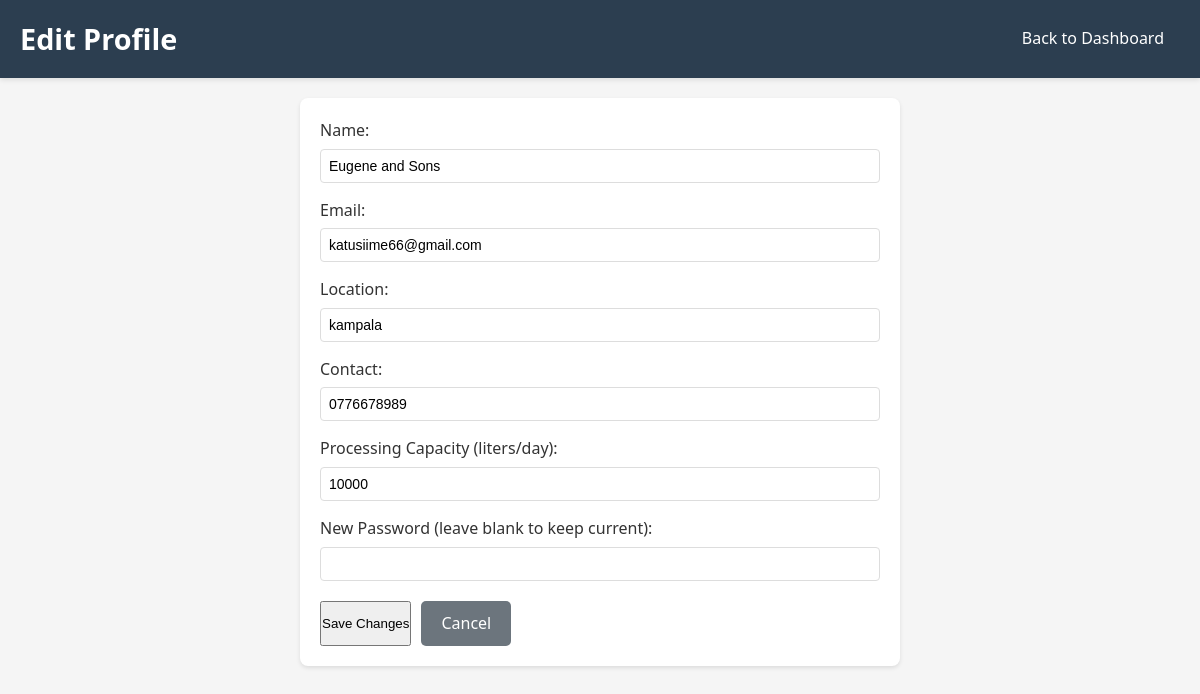
Screenshot of /pages/plant/edit_profile.php (signed in) with the database file from the repository.
### tables this page shows
CREATE TABLE `processing_plants` (
  `id` int NOT NULL AUTO_INCREMENT,
  `name` varchar(100) NOT NULL,
  `email` varchar(100) NOT NULL,
  `password` varchar(255) NOT NULL,
  `location` varchar(255) NOT NULL,
  `contact` varchar(50) NOT NULL,
  `processing_capacity` float NOT NULL,
  `created_at` datetime DEFAULT CURRENT_TIMESTAMP,
  `updated_at` datetime DEFAULT CURRENT_TIMESTAMP ON UPDATE CURRENT_TIMESTAMP,
  PRIMARY KEY (`id`),
  UNIQUE KEY `email` (`email`)
);

### pages/plant/edit_profile.php (the view, shortened to what this page needs)
<?php
include_once '../../config/db.php';
$plantId = $_SESSION['user_id'];
$sql = "SELECT * FROM processing_plants WHERE id = $plantId";
$result = mysqli_query($conn, $sql);
$plant = mysqli_fetch_assoc($result);
?>
<!DOCTYPE html>
<html lang="en">
<head>
    <link rel="stylesheet" href="../../css/dashboard.css">
</head>
<body>
    <header>
        <div class="container">
            <h1>Edit Profile</h1>
            <nav>
                <a href="dashboard.php">Back to Dashboard</a>
            </nav>
        </div>
    </header>
    <main class="container">
        <div class="form-container">
            <form method="POST">
                <div class="form-group">
                    <label>Name:</label>
                    <input type="text" name="name" value="<?php echo htmlspecialchars($plant['name']); ?>" required>
                </div>
                <div class="form-group">
                    <label>Email:</label>
                    <input type="email" name="email" value="<?php echo htmlspecialchars($plant['email']); ?>" required>
                </div>
                <div class="form-group">
                    <label>Location:</label>
                    <input type="text" name="location" value="<?php echo htmlspecialchars($plant['location']); ?>" required>
                </div>
                <div class="form-group">
                    <label>Contact:</label>
                    <input type="text" name="contact" value="<?php echo htmlspecialchars($plant['contact']); ?>" required>
                </div>
                <div class="form-group">
                    <label>Processing Capacity (liters/day):</label>
                    <input type="number" name="processing_capacity" value="<?php echo htmlspecialchars($plant['processing_capacity']); ?>" required>
                </div>
                <div class="form-group">
                    <label>New Password (leave blank to keep current):</label>
                    <input type="password" name="password">
                </div>
                <div class="button-group">
                    <button type="submit" class="btn-primary">Save Changes</button>
                    <a href="dashboard.php" class="btn-secondary">Cancel</a>
                </div>
            </form>
        </div>
    </main>
</body>
</html>

### css/dashboard.css (style rules this page uses)
* { margin: 0; padding: 0; box-sizing: border-box; }
body { font-family: 'Segoe UI', Tahoma, Geneva, Verdana, sans-serif; line-height: 1.6; background-color: #f5f5f5; color: #333; }
.container { max-width: 1200px; margin: 0 auto; padding: 0 20px; }
header { background-color: #2c3e50; color: white; padding: 1rem 0; box-shadow: 0 2px 5px rgba(0, 0, 0, 0.1); }
header .container { display: flex; justify-content: space-between; align-items: center; }
header h1 { font-size: 1.8rem; font-weight: 600; }
nav { display: flex; align-items: center; gap: 1rem; }
nav a { color: white; text-decoration: none; padding: 0.5rem 1rem; border-radius: 4px; transition: background-color 0.3s; }
main { padding: 2rem 0; }

### pages/plant/edit_profile.php (style rules this page uses)
.form-container { max-width: 600px; margin: 20px auto; padding: 20px; background: white; border-radius: 8px; box-shadow: 0 2px 4px rgba(0,0,0,0.1); }
.form-group { margin-bottom: 15px; }
.form-group label { display: block; margin-bottom: 5px; font-weight: 500; }
.form-group input { width: 100%; padding: 8px; border: 1px solid #ddd; border-radius: 4px; font-size: 14px; }
.button-group { display: flex; gap: 10px; margin-top: 20px; }
.btn-secondary { background-color: #6c757d; color: white; padding: 10px 20px; border-radius: 5px; text-decoration: none; border: none; cursor: pointer; }

### rows the page displays
processing_plants: name "Eugene and Sons", email "katusiime66@gmail.com", location "kampala", contact "0776678989", processing_capacity "10000"
